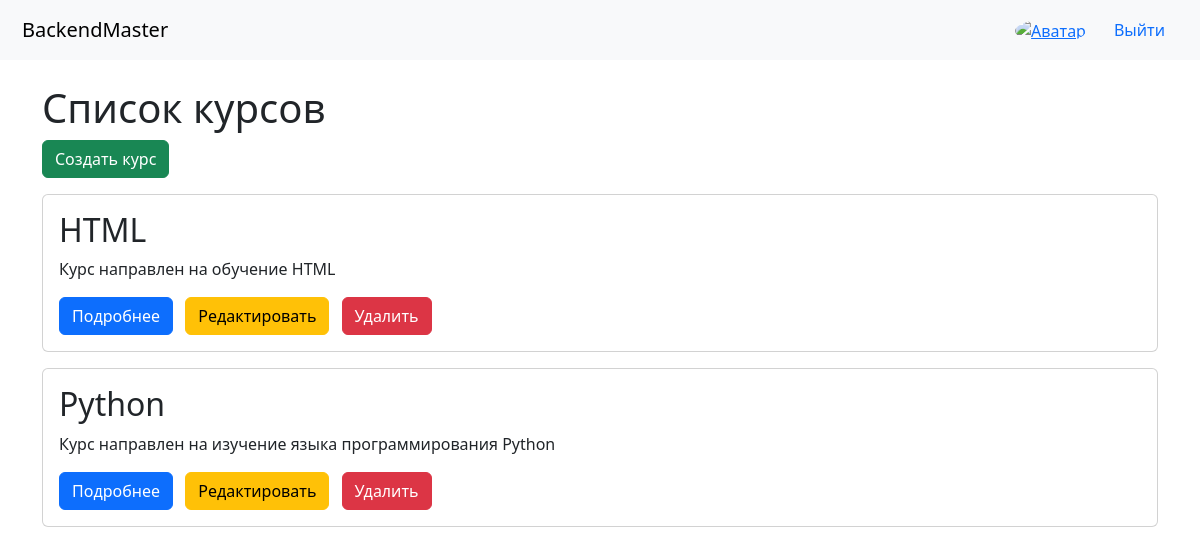
The page / (signed in) on the database as committed earlier.
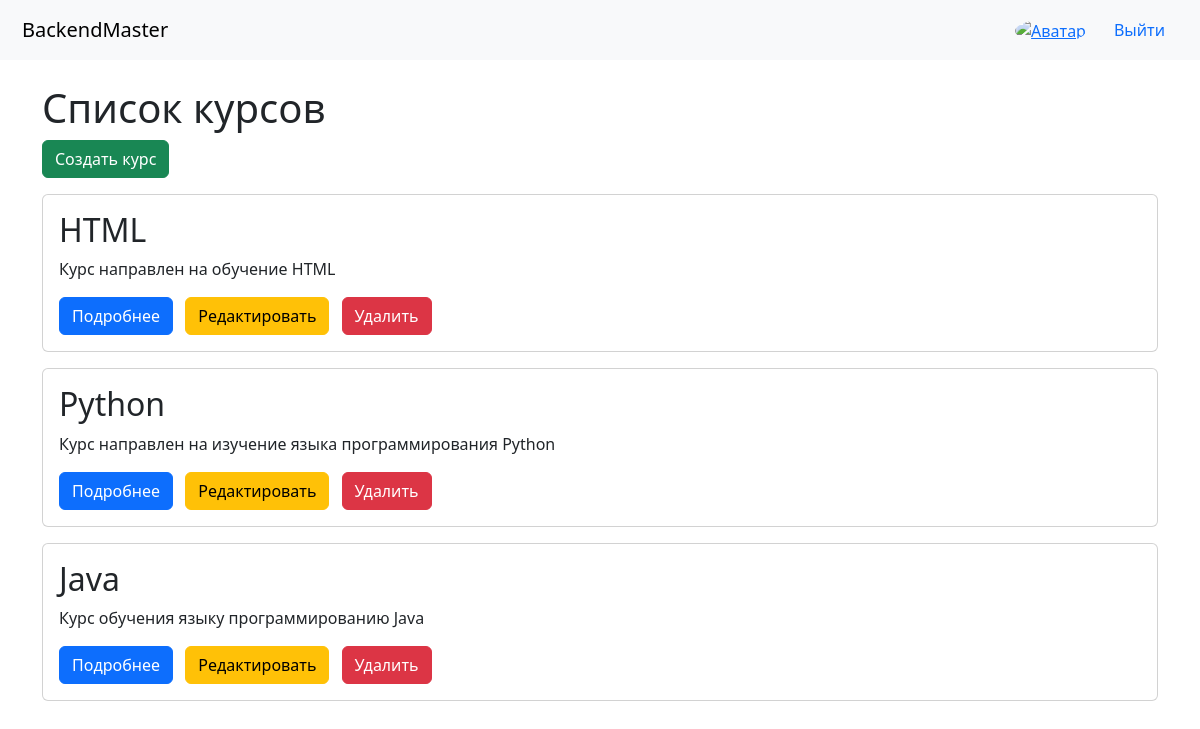
The same page on the database as committed later.
### courses/models.py (models this page shows, shortened)
class Course(models.Model):
    title = models.CharField(max_length=200)  # Название курса (текст до 200 символов)
    description = models.TextField()  # Полное описание курса
    instructor = models.ForeignKey(  # Преподаватель (внешний ключ на пользователя)
        settings.AUTH_USER_MODEL,  # Ссылка на модель пользователя из настроек
        on_delete=models.CASCADE,  # При удалении пользователя — удаляются его курсы
        related_name='courses'  # Позволяет получить все курсы пользователя: user.courses.all()
    )
    category = models.CharField(max_length=100, default="Uncategorized")  # Категория курса
    image = models.URLField(blank=True, null=True)  # Ссылка на изображение курса (необязательное поле)
    is_published = models.BooleanField(default=False)  # Флаг публикации курса
    created_at = models.DateTimeField(auto_now_add=True)  # Дата создания курса (устанавливается автоматически)
    updated_at = models.DateTimeField(auto_now=True)  # Дата последнего изменения (обновляется при сохранении)

### courses/views.py (the view)
# urls.py: path('', course_views.CourseListView.as_view(), name='home'),  # Главная страница сайта — список всех курсов (через CourseListView)
class CourseListView(ListView):
    model = Course
    template_name = 'courses/course_list.html'
    context_object_name = 'courses'
    def get_queryset(self):
        if self.request.user.is_authenticated and self.request.user.is_staff:
            return Course.objects.all()
        return Course.objects.filter(is_published=True)

### templates/courses/course_list.html (shortened to what this page needs)
{% extends 'base.html' %}
{% load static %}
{% block content %}
    <h1>Список курсов</h1>
    {% if user.is_staff %}
        <div class="mb-3">
            <a href="{% url 'courses:course_create' %}" class="btn btn-success">Создать курс</a>
        </div>
    {% endif %}
    {% for course in courses %}
        <div class="card mb-3">
            <div class="card-body">
                <h2 class="card-title">{{ course.title }}</h2>
                <p class="card-text">{{ course.description }}</p>
                <a href="{% url 'courses:course_detail' course.pk %}" class="btn btn-primary">Подробнее</a>
                {% if user.is_staff %}
                    <a href="{% url 'courses:course_edit' course.pk %}" class="btn btn-warning ms-2">Редактировать</a>
                    <a href="{% url 'courses:course_delete' course.pk %}" class="btn btn-danger ms-2">Удалить</a>
                {% endif %}
            </div>
        </div>
    {% empty %}
        <p>Курсов пока нет.</p>
    {% endfor %}
{% endblock %}

Rows that differ between the two databases and show on the page:
added Course: title "Java", description "Курс обучения языку программированию Java"
